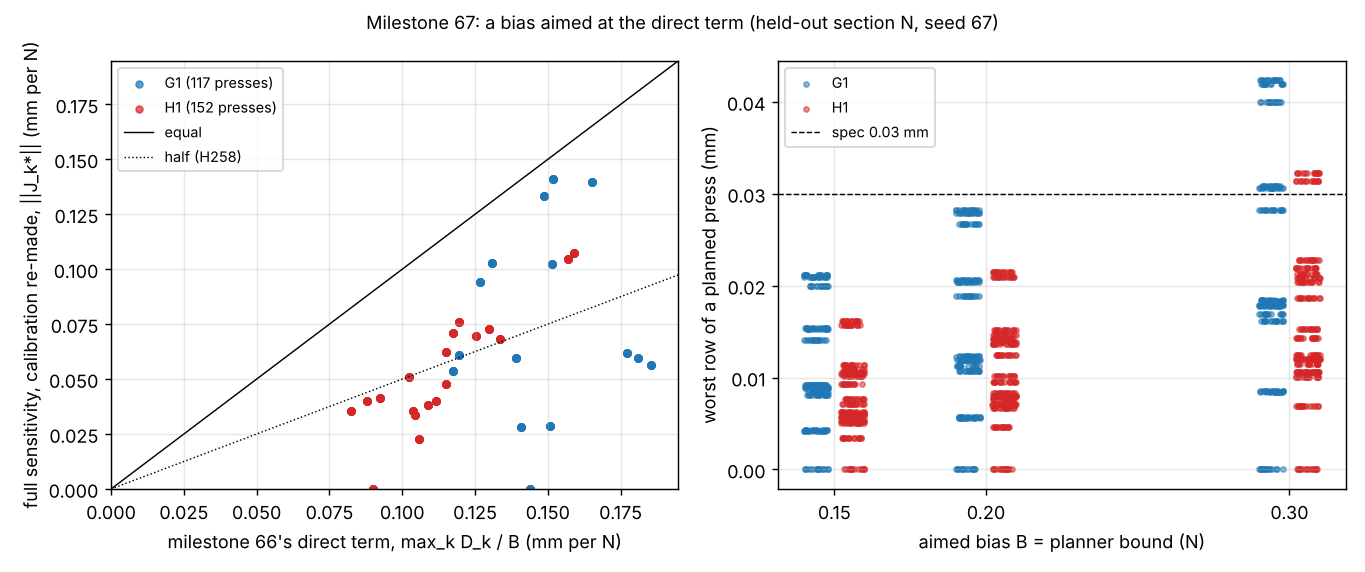

Here is the Python script that generated this plot:
"""Figure for milestone 67: python experiments/m67_aimeddirect/figure.py (reads results.json).

Left: per press, the full sensitivity of the aimed row through the chain (calibration re-made under the bias),
||J_k*||, against milestone 66's direct term max_k D_k/B at the same press. Right: the worst row of each planned
press under the aimed bias, against the bias size B (planner sized to B), with the 0.03 mm spec."""
import json
import os

import matplotlib
matplotlib.use("Agg")
import matplotlib.pyplot as plt  # noqa: E402
import numpy as np  # noqa: E402

HERE = os.path.dirname(os.path.abspath(__file__))
D = json.load(open(os.path.join(HERE, "results.json")))
SPEC, BS, H = D["spec_mm"], D["bs"], D["h"]
AX = ("y", "z", "yd", "zd")


def planned(r):
    if "out" not in r:
        return None
    if r["out"].get("y") is not None:
        return r["out"]
    e = r.get("esc", {})
    for k, m in (("u", "Mu"), ("s", "S")):
        if e.get(m) is not None and e.get(k):
            return e[k]
    return None


fig, (a1, a2) = plt.subplots(1, 2, figsize=(10.5, 4.4))
top = 0.0
for i, (n, col) in enumerate((("g1", "C0"), ("h1", "C3"))):
    ads = [rec["adv"] for x in D["runs"] if x["robot"] == n for rec in x["rows"] if rec["adv"]["src"] == "direct"]
    xs = [max(a["D0"]) / H for a in ads]
    ys = [max(a["gn"]) for a in ads]
    top = max([top] + xs + ys)
    a1.scatter(xs, ys, s=14, color=col, alpha=0.7, label=f"{n.upper()} ({len(ads)} presses)")
    for j, b in enumerate(BS):
        w = []
        for x in D["runs"]:
            if x["robot"] != n:
                continue
            for rec in x["rows"]:
                for sc in ("+", "-"):
                    p = planned(rec["cases"][f"B{b:g}{sc}"])
                    if p is not None:
                        w.append(max(p[a] for a in AX))
        xj = b + (i - 0.5) * 0.012 + np.random.default_rng(j + 10 * i).uniform(-0.004, 0.004, len(w))
        a2.scatter(xj, w, s=8, color=col, alpha=0.5, label=f"{n.upper()}" if j == 0 else None)
lim = top * 1.05
a1.plot([0, lim], [0, lim], "k-", lw=0.8, label="equal")
a1.plot([0, lim], [0, lim / 2], "k:", lw=0.8, label="half (H258)")
a1.set_xlim(0, lim)
a1.set_ylim(0, lim)
a1.set_xlabel("milestone 66's direct term, max_k D_k / B (mm per N)")
a1.set_ylabel("full sensitivity, calibration re-made, ||J_k*|| (mm per N)")
a2.axhline(SPEC, color="k", lw=0.8, ls="--", label=f"spec {SPEC} mm")
a2.set_xticks(BS)
a2.set_xlabel("aimed bias B = planner bound (N)")
a2.set_ylabel("worst row of a planned press (mm)")
for a in (a1, a2):
    a.grid(alpha=0.3)
    a.legend(fontsize=8)
fig.suptitle(f"Milestone 67: a bias aimed at the direct term (held-out section N, seed {D['seed']})", fontsize=10)
fig.tight_layout()
fig.savefig(os.path.join(HERE, "figure.png"), dpi=130)
print("wrote figure.png")
